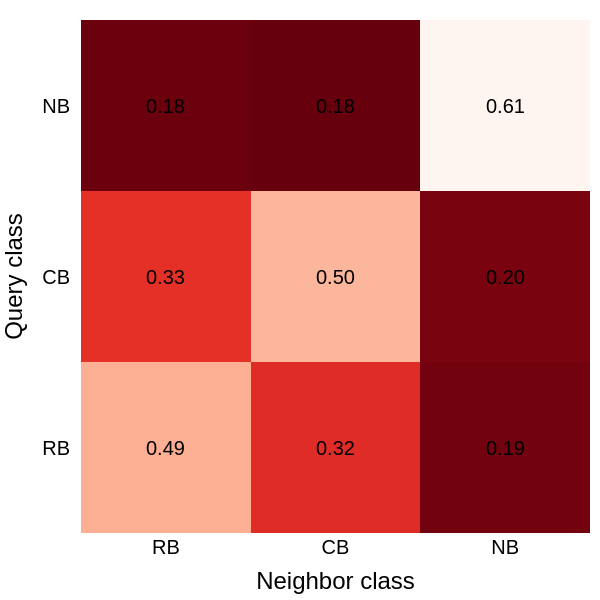

The cell this chart's notebook holds for it:
### Code cell
import sys
sys.path.append('/home/unix/vkrhk/EmmaEmb/EmmaEmb/analysis')
from dim_reduction_utils import load_dataset_with_all_balanced_classes, mean_center
from emmaemb.vizualisation import get_class_mixing_in_neighborhood
emma = load_dataset_with_all_balanced_classes()

print('Applying mean-centering to embedding spaces...')
mean_center(emma, emb_spaces=['ProstT5'])
emma.calculate_pairwise_distances(
                emb_space='ProstT5',
                metric='cosine',
            )

mixing_counts, class_labels = get_class_mixing_in_neighborhood(
    emma, emb_space='ProstT5', feature='binding_site', k=50, metric='cosine'
)
remap_labels = {
    'BINDING': 'RB',
    'CRYPTIC-BINDING': 'CB',
    'NON-BINDING': 'NB'
}
class_labels = [remap_labels[label] for label in class_labels]
mixing_df = pd.DataFrame(
    mixing_counts, index=class_labels, columns=class_labels
)

mixing_df = mixing_df.div(mixing_df.sum(axis=1), axis=0)
fig_utils.plot_class_heatmap(mixing_df, yaxis_title="Query class", xaxis_title="Neighbor class", text_annotation_fmt=".2f")

### Figure 1 — Plotly figure (JSON) as saved in the notebook; plotly's stock layout.template omitted (floating-point values rounded to 4 significant figures)
{"data": [{"colorscale": [[0, "rgb(103,0,13)"], [0.125, "rgb(165,15,21)"], [0.25, "rgb(203,24,29)"], [0.375, "rgb(239,59,44)"], [0.5, "rgb(251,106,74)"], [0.625, "rgb(252,146,114)"], [0.75, "rgb(252,187,161)"], [0.875, "rgb(254,224,210)"], [1, "rgb(255,245,240)"]], "showscale": false, "type": "heatmap", "x": ["RB", "CB", "NB"], "y": ["RB", "CB", "NB"], "z": [[0.4895, 0.3204, 0.1905], [0.3263, 0.4986, 0.1964], [0.1842, 0.181, 0.6131]], "zsmooth": false}], "layout": {"annotations": [{"font": {"color": "black", "family": "Arial", "size": 20}, "showarrow": false, "text": "0.49", "x": "RB", "xref": "x", "y": "RB", "yref": "y"}, {"font": {"color": "black", "family": "Arial", "size": 20}, "showarrow": false, "text": "0.32", "x": "CB", "xref": "x", "y": "RB", "yref": "y"}, {"font": {"color": "black", "family": "Arial", "size": 20}, "showarrow": false, "text": "0.19", "x": "NB", "xref": "x", "y": "RB", "yref": "y"}, {"font": {"color": "black", "family": "Arial", "size": 20}, "showarrow": false, "text": "0.33", "x": "RB", "xref": "x", "y": "CB", "yref": "y"}, {"font": {"color": "black", "family": "Arial", "size": 20}, "showarrow": false, "text": "0.50", "x": "CB", "xref": "x", "y": "CB", "yref": "y"}, {"font": {"color": "black", "family": "Arial", "size": 20}, "showarrow": false, "text": "0.20", "x": "NB", "xref": "x", "y": "CB", "yref": "y"}, {"font": {"color": "black", "family": "Arial", "size": 20}, "showarrow": false, "text": "0.18", "x": "RB", "xref": "x", "y": "NB", "yref": "y"}, {"font": {"color": "black", "family": "Arial", "size": 20}, "showarrow": false, "text": "0.18", "x": "CB", "xref": "x", "y": "NB", "yref": "y"}, {"font": {"color": "black", "family": "Arial", "size": 20}, "showarrow": false, "text": "0.61", "x": "NB", "xref": "x", "y": "NB", "yref": "y"}], "font": {"color": "black", "family": "Arial", "size": 20}, "height": 600, "legend": {"visible": false}, "margin": {"b": 10, "l": 10, "r": 10, "t": 20}, "title": {}, "width": 600, "xaxis": {"automargin": true, "showgrid": false, "tickangle": 0, "tickfont": {"size": 20}, "title": {"text": "Neighbor class"}}, "yaxis": {"automargin": true, "showgrid": false, "tickfont": {"size": 20}, "ticklabelstandoff": 10, "title": {"text": "Query class"}}}}
